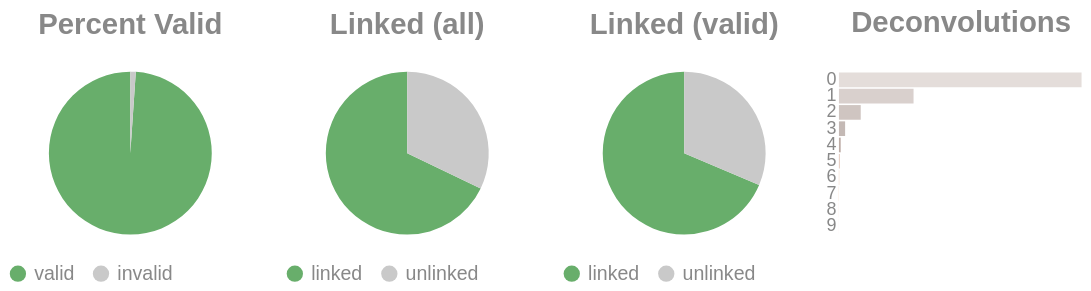

Notebook source saved alongside this figure:
### Code cell
if SKIPLR:
    pass
else:
    clash = Counter()
    for i in valids['molecule'].to_list():
        _mol = i.split("-")
        if len(_mol) == 1:
            clash.update('0')
        else:
            clash.update(_mol[-1])

    _d = {"deconvolutions": [], 'count': []}
    for k,v in clash.items():
        _d['deconvolutions'].append(k)
        _d['count'].append(v)

    tot_valid = valids['reads'].sum()
    mask = valids['reads'] >= 2
    n_linked_reads = valids.filter(mask)['reads'].sum()
    if n_linked_reads == 0:
        print_html("No linked molecules (>=2 reads) were detected; skipping linked-only distributions.")
        SKIPLR = True
    else:
        perc_valid = round(tot_valid / n_reads, 4)
        linked_perc_abs = round(n_linked_reads / n_reads, 4)
        linked_perc = round(n_linked_reads / tot_valid, 4)

    _valid = pl.DataFrame({"valids": ['valid', 'invalid'], "count": [tot_valid, n_reads - tot_valid]})
    _linked_abs = pl.DataFrame({"linked (absolute)": ['linked', 'unlinked'], "count": [n_linked_reads, n_reads - n_linked_reads]})
    _linked_rel = pl.DataFrame({"linked (valids)": ['linked', 'unlinked'], "count": [n_linked_reads, tot_valid - n_linked_reads]})

    (
        alt.hconcat(
            piechart(_valid, goodval = 'valid', title = "Percent Valid"),
            piechart(_linked_abs, goodval = "linked", title =  "Linked (all)"),
            piechart(_linked_rel, goodval = "linked", title =  "Linked (valid)"),
            convolutionbar(pl.DataFrame(_d), title = "Deconvolutions"),
            center = True,
            bounds = 'flush'
        )
        .resolve_scale(color='independent')
        .resolve_legend('independent')
        .properties(usermeta={'embedOptions': {"actions": False}})
    ).display()

### Figure 1 — Vega-Lite specification as saved in the notebook (floating-point values rounded to 4 significant figures)
{"width": "container", "height": 400, "config": {"title": {"anchor": "start", "dy": -15, "fontSize": 18, "color": "#888888", "subtitleColor": "#888888", "subtitleFontSize": 14}, "arc": {"fill": "#0072B2"}, "axis": {"domainColor": "#888888", "domainWidth": 0.5, "gridWidth": 0.2, "grid": false, "titleFontWeight": 400, "titleFontSize": 15, "labelFontSize": 11, "labelColor": "#888888", "tickColor": "#888888", "tickWidth": 0.2, "titleColor": "#888888"}, "axisBand": {"grid": false}, "axisX": {"grid": true, "tickSize": 10, "domainCap": "round"}, "axisY": {"domain": false, "grid": true, "tickSize": 0, "domainCap": "round"}, "background": "transparent", "header": {"labelFontSize": 15, "labelColor": "#888888", "titleFontSize": 15, "titleFontWeight": 600, "titleColor": "#888888"}, "legend": {"labelFont": "sans-serif", "labelFontSize": 12, "labelColor": "#888888", "symbolSize": 100, "symbolType": "circle", "titleFontSize": 12, "titlePadding": 10, "titleColor": "#888888", "title": null}, "range": {"category": ["#E69F00", "#56B4E9", "#009E73", "#F0E442", "#0072B2", "#D55E00", "#CC79A7", "#000000"], "diverging": ["#cfe8f3", "#a2d4ec", "#73bfe2", "#46abdb", "#1696d2", "#12719e"]}, "area": {"fill": "#0072B2", "fillOpacity": 0.7, "line": true, "strokeOpacity": 0.7}, "line": {"color": "#0072B2", "stroke": "#0072B2", "strokeWidth": 2}, "trail": {"color": "#0072B2", "stroke": "#0072B2", "strokeWidth": 0, "size": 1}, "point": {"filled": true, "fillOpacity": 1.0, "size": 95}, "text": {"color": "#888888", "fontSize": 11, "align": "right", "fontWeight": 400, "size": 11}, "bar": {"fill": "#0072B2", "stroke": null}, "view": {"stroke": null, "continuousWidth": 660, "continuousHeight": 400}}, "hconcat": [{"data": {"name": "data-b4351b66b6daba54043f469556ef22ad"}, "mark": {"type": "arc"}, "encoding": {"color": {"field": "valids", "legend": {"orient": "bottom", "title": null}, "scale": {"domain": ["valid", "invalid"], "range": ["#68ae6b", "#C9C9C9"]}, "title": "Valids", "type": "nominal"}, "theta": {"field": "count", "type": "quantitative"}, "tooltip": [{"field": "valids", "title": "Valids", "type": "ordinal"}, {"field": "percent", "format": ".2%", "title": "Percent", "type": "quantitative"}, {"field": "count", "title": "Count", "type": "quantitative"}]}, "height": 100, "title": {"text": "Percent Valid", "align": "center", "anchor": "middle"}, "transform": [{"calculate": "datum.count / 3683806", "as": "percent"}], "width": 150}, {"data": {"name": "data-662d60f68f20b0b54ca484f0069a426e"}, "mark": {"type": "arc"}, "encoding": {"color": {"field": "linked (absolute)", "legend": {"orient": "bottom", "title": null}, "scale": {"domain": ["linked", "unlinked"], "range": ["#68ae6b", "#C9C9C9"]}, "title": "Linked (Absolute)", "type": "nominal"}, "theta": {"field": "count", "type": "quantitative"}, "tooltip": [{"field": "linked (absolute)", "title": "Linked (Absolute)", "type": "ordinal"}, {"field": "percent", "format": ".2%", "title": "Percent", "type": "quantitative"}, {"field": "count", "title": "Count", "type": "quantitative"}]}, "height": 100, "title": {"text": "Linked (all)", "align": "center", "anchor": "middle"}, "transform": [{"calculate": "datum.count / 3683806", "as": "percent"}], "width": 150}, {"data": {"name": "data-df59b4cceb21e12434163cb07e6788ce"}, "mark": {"type": "arc"}, "encoding": {"color": {"field": "linked (valids)", "legend": {"orient": "bottom", "title": null}, "scale": {"domain": ["linked", "unlinked"], "range": ["#68ae6b", "#C9C9C9"]}, "title": "Linked (Valids)", "type": "nominal"}, "theta": {"field": "count", "type": "quantitative"}, "tooltip": [{"field": "linked (valids)", "title": "Linked (Valids)", "type": "ordinal"}, {"field": "percent", "format": ".2%", "title": "Percent", "type": "quantitative"}, {"field": "count", "title": "Count", "type": "quantitative"}]}, "height": 100, "title": {"text": "Linked (valid)", "align": "center", "anchor": "middle"}, "transform": [{"calculate": "datum.count / 3644204", "as": "percent"}], "width": 150}, {"data": {"name": "data-8ca30cf18e3858f8a2bed166b4d0d777"}, "mark": {"type": "bar"}, "encoding": {"color": {"field": "deconvolutions", "legend": null, "scale": {"scheme": "lightgreyred"}, "type": "nominal"}, "tooltip": [{"field": "deconvolutions", "title": "Deconvolutions", "type": "ordinal"}, {"field": "percent", "format": ".2%", "title": "Percent", "type": "quantitative"}, {"field": "count", "title": "Count", "type": "quantitative"}], "x": {"axis": null, "field": "count", "type": "quantitative"}, "y": {"field": "deconvolutions", "sort": "ascending", "title": null, "type": "nominal"}}, "height": 100, "title": {"text": "Deconvolutions", "align": "center", "anchor": "middle"}, "transform": [{"calculate": "datum.count / 1850213", "as": "percent"}], "width": 150}], "bounds": "flush", "center": true, "resolve": {"legend": {"angle": "independent"}, "scale": {"color": "independent"}}, "usermeta": {"embedOptions": {"actions": false}}, "$schema": "https://vega.github.io/schema/vega-lite/v6.4.1.json", "datasets": {"data-b4351b66b6daba54043f469556ef22ad": [{"valids": "valid", "count": 3644204}, {"valids": "invalid", "count": 39602}], "data-662d60f68f20b0b54ca484f0069a426e": [{"linked (absolute)": "linked", "count": 2500152}, {"linked (absolute)": "unlinked", "count": 1183654}], "data-df59b4cceb21e12434163cb07e6788ce": [{"linked (valids)": "linked", "count": 2500152}, {"linked (valids)": "unlinked", "count": 1144052}], "data-8ca30cf18e3858f8a2bed166b4d0d777": [{"deconvolutions": "0", "count": 1290881}, {"deconvolutions": "1", "count": 396950}, {"deconvolutions": "2", "count": 115992}, {"deconvolutions": "3", "count": 32883}, {"deconvolutions": "4", "count": 9352}, {"deconvolutions": "5", "count": 2727}, {"deconvolutions": "6", "count": 879}, {"deconvolutions": "7", "count": 343}, {"deconvolutions": "8", "count": 141}, {"deconvolutions": "9", "count": 65}]}}
